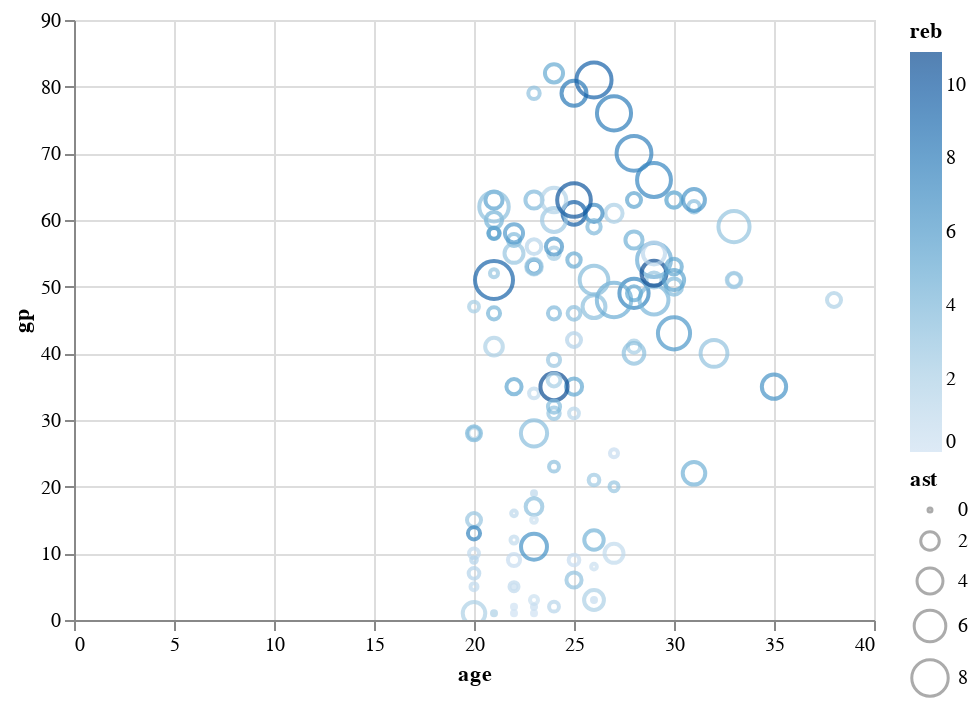

Here is the notebook cell this chart was saved with:
### Code cell
# Visualization 1 

alt.Chart(newData).mark_point().encode(
    x = "age",
    y = "gp",
    color = "reb",
    size = "ast",
    tooltip=["player_name", "pts"]
).interactive()
